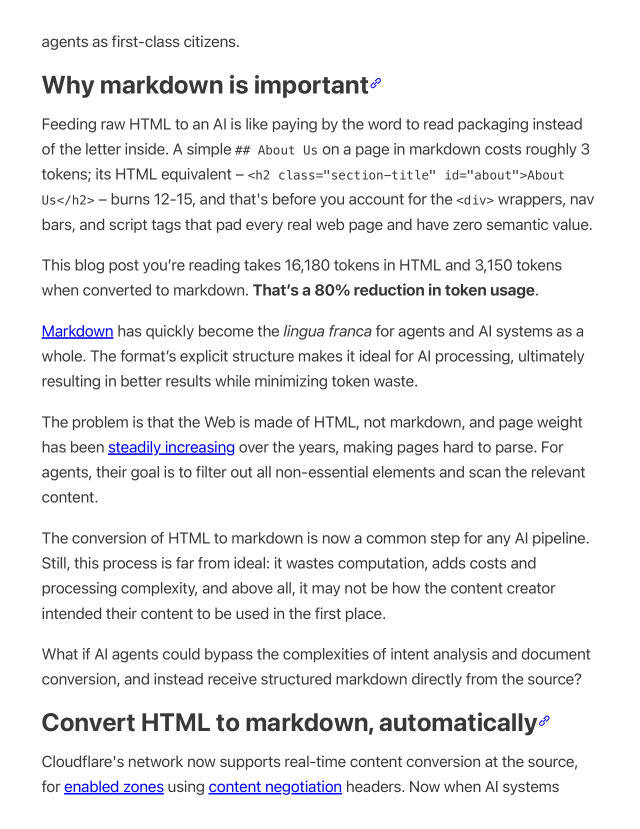
#> input picture gui/ThaloraBrowser/visual-tests/references/cloudflare-blog/page-02.png, 1280 x 1657 px (shown at 1/2 size)
$ python compare_images.py ../references/cloudflare-blog/page-01.png ../references/cloudflare-blog/page-02.png
#> lines starting #> are read from the running program, lines starting #| are printed output that depends on the picture
#!/usr/bin/env python3
"""
compare_images.py — Image comparison engine for visual regression testing.

Computes SSIM (Structural Similarity Index) between a captured screenshot
and a reference image. Generates a red-highlighted diff image for debugging.

Usage:
    compare_images.py <captured> <reference> [--threshold 0.85] [--diff-output diff.png]

Dependencies: Pillow, numpy (installed automatically by run_visual_tests.sh)
"""

import argparse
import sys
from pathlib import Path

import numpy as np
from PIL import Image


def load_and_resize(captured_path: str, reference_path: str) -> tuple:
    """Load both images, resize captured to match reference dimensions."""
    ref_img = Image.open(reference_path).convert("RGB")
#> ref_img is the input picture: PIL image 1280x1657 RGB; mean R, G, B 239.2, 239.4, 240.5
    cap_img = Image.open(captured_path).convert("RGB")
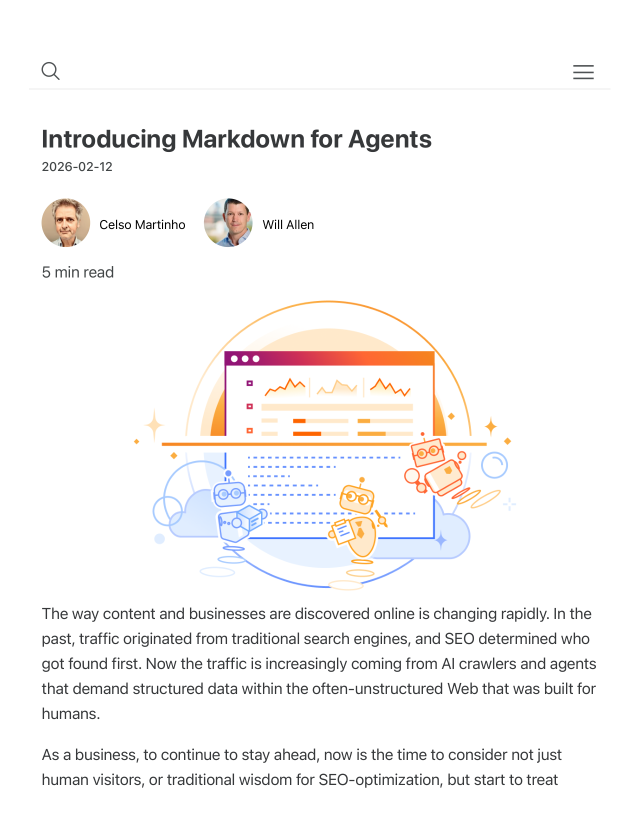
#> input picture gui/ThaloraBrowser/visual-tests/references/cloudflare-blog/page-01.png, 1280 x 1657 px (shown at 1/2 size)
#> cap_img is the input picture: PIL image 1280x1657 RGB; mean R, G, B 247.6, 245.8, 245.2

    if cap_img.size != ref_img.size:
        cap_img = cap_img.resize(ref_img.size, Image.LANCZOS)

    return np.array(cap_img, dtype=np.float64), np.array(ref_img, dtype=np.float64)


def compute_ssim(img1: np.ndarray, img2: np.ndarray, window_size: int = 11) -> float:
    """
    Compute SSIM between two images (mean over all channels).

    Uses the standard SSIM formula with default constants:
        C1 = (0.01 * 255)^2, C2 = (0.03 * 255)^2

    A simple uniform window (box filter) is used instead of Gaussian
    to avoid a scipy dependency while still producing reliable results.
    """
#> called with window_size = 11
    C1 = (0.01 * 255) ** 2
    C2 = (0.03 * 255) ** 2

    ssim_channels = []
    for ch in range(img1.shape[2]):
        ch1 = img1[:, :, ch]
        ch2 = img2[:, :, ch]

        # Compute local means and variances using uniform window (box filter)
        mu1 = _uniform_filter(ch1, window_size)
        mu2 = _uniform_filter(ch2, window_size)

        mu1_sq = mu1 * mu1
        mu2_sq = mu2 * mu2
        mu1_mu2 = mu1 * mu2

        sigma1_sq = _uniform_filter(ch1 * ch1, window_size) - mu1_sq
        sigma2_sq = _uniform_filter(ch2 * ch2, window_size) - mu2_sq
        sigma12 = _uniform_filter(ch1 * ch2, window_size) - mu1_mu2

        # Clamp negative variances (numerical precision)
        sigma1_sq = np.maximum(sigma1_sq, 0)
        sigma2_sq = np.maximum(sigma2_sq, 0)

        numerator = (2 * mu1_mu2 + C1) * (2 * sigma12 + C2)
        denominator = (mu1_sq + mu2_sq + C1) * (sigma1_sq + sigma2_sq + C2)

        ssim_map = numerator / denominator
        ssim_channels.append(np.mean(ssim_map))
#> this loop made 3 passes
#> pass 1, in compute_ssim, `ch1 = img1[:, :, ch]`:
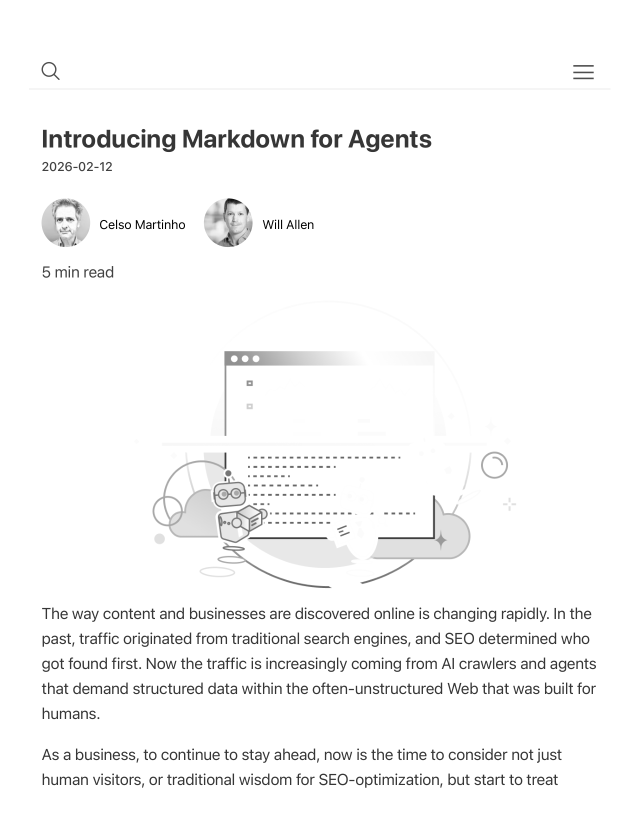
#> ch1: shape (1657, 1280) float64 (shown at 1/2 size); min 0, max 255, mean 247.6
#> pass 1, in _uniform_filter, `padded = np.pad(img, pad, mode="reflect")`:
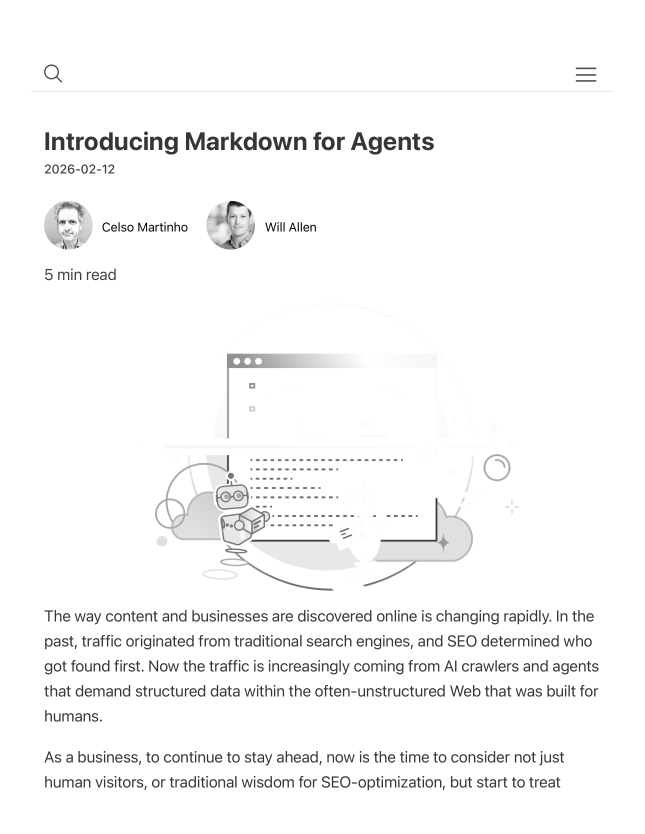
#> padded: shape (1667, 1290) float64 (shown at 1/2 size); min 0, max 255, mean 247.7
#> pass 1, in _uniform_filter, `cs = np.cumsum(padded, axis=0)`:
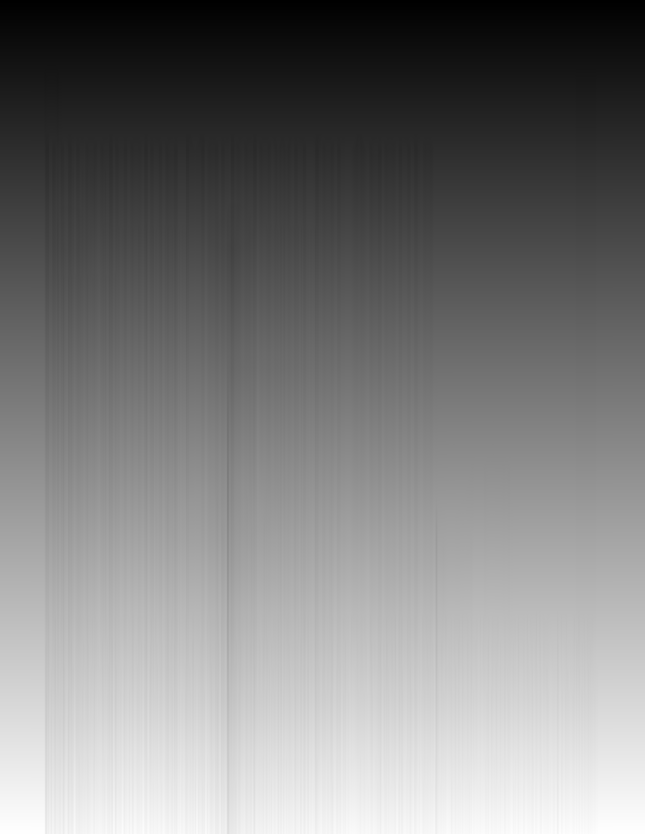
#> cs: shape (1667, 1290) float64 (shown at 1/2 size); min 255, max 425085, mean 208008.1; drawn with min black and max white
#> after the loop:
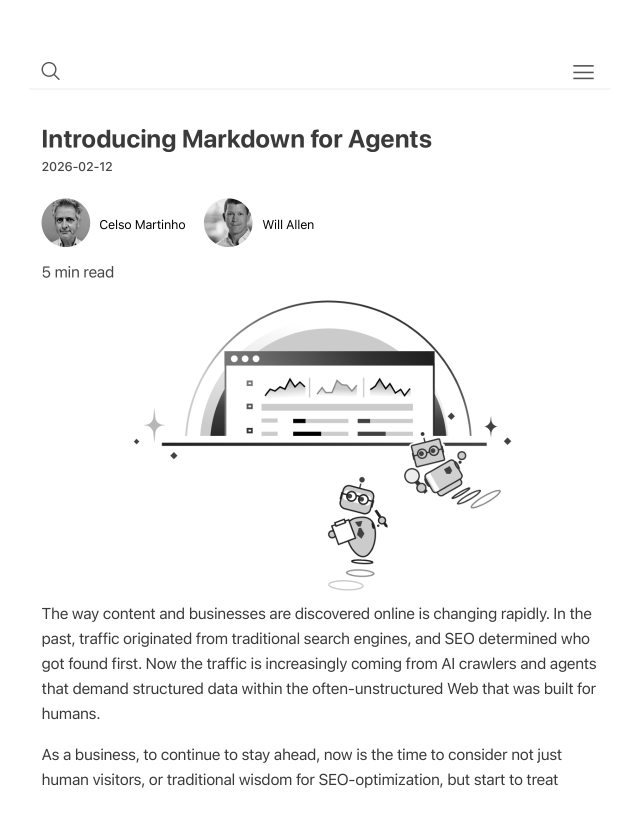
#> ch1: shape (1657, 1280) float64 (shown at 1/2 size); min 0, max 255, mean 245.2
#> after the loop:
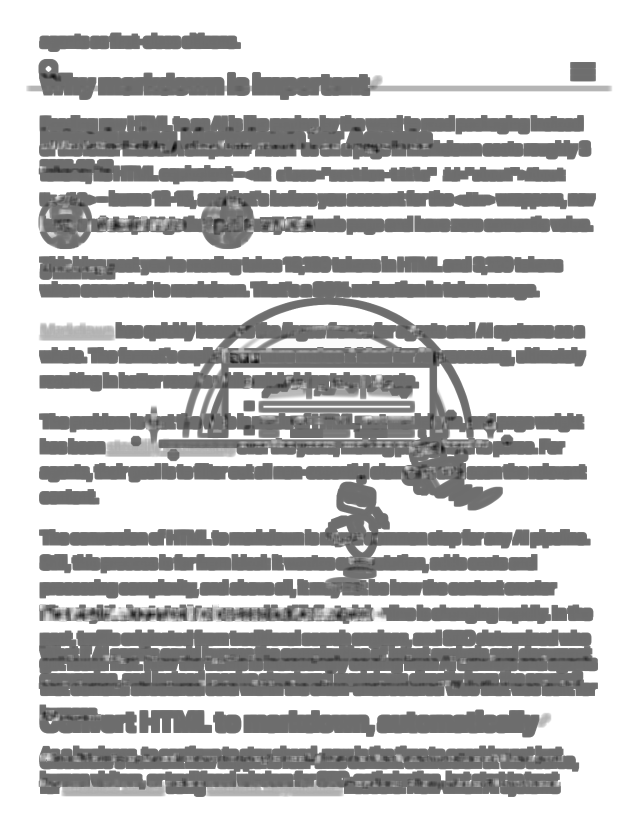
#> ssim_map: shape (1656, 1279) float64 (shown at 1/2 size); min -0.744, max 1, mean 0.583; drawn with min black and max white
#> after the loop, ssim_channels = [0.584, 0.565, 0.583]

    return float(np.mean(ssim_channels))


def _uniform_filter(img: np.ndarray, size: int) -> np.ndarray:
    """Apply uniform (box) filter using cumulative sum for speed."""
    pad = size // 2
    padded = np.pad(img, pad, mode="reflect")
    # Cumulative sum along rows
    cs = np.cumsum(padded, axis=0)
    cs = cs[size:] - cs[:-size]
    # Cumulative sum along columns
    cs = np.cumsum(cs, axis=1)
    cs = cs[:, size:] - cs[:, :-size]
    return cs / (size * size)


def generate_diff_image(img1: np.ndarray, img2: np.ndarray, output_path: str) -> None:
    """Generate a diff image with differences highlighted in red."""
    # Compute per-pixel absolute difference
    diff = np.abs(img1 - img2)
    # Mean difference across channels
    diff_gray = np.mean(diff, axis=2)

    # Threshold: pixels with >20 difference are considered changed
    mask = diff_gray > 20

    # Create output: original image with red overlay on changed pixels
    result = img2.copy().astype(np.uint8)
    result[mask, 0] = 255  # Red channel
    result[mask, 1] = 0    # Green channel
    result[mask, 2] = 0    # Blue channel

    Image.fromarray(result).save(output_path)


def main():
    parser = argparse.ArgumentParser(
        description="Compare two images using SSIM for visual regression testing"
    )
    parser.add_argument("captured", help="Path to captured screenshot")
    parser.add_argument("reference", help="Path to reference screenshot")
    parser.add_argument(
        "--threshold", type=float, default=0.85,
        help="Minimum SSIM score to pass (0.0-1.0, default: 0.85)"
    )
    parser.add_argument(
        "--diff-output", default=None,
        help="Path to save diff image (optional)"
    )
    args = parser.parse_args()

    # Validate inputs
    if not Path(args.captured).exists():
        print(f"ERROR: Captured image not found: {args.captured}", file=sys.stderr)
        sys.exit(2)
    if not Path(args.reference).exists():
        print(f"ERROR: Reference image not found: {args.reference}", file=sys.stderr)
        sys.exit(2)

    # Load and compare
    img1, img2 = load_and_resize(args.captured, args.reference)
    ssim_score = compute_ssim(img1, img2)
#> ssim_score = 0.577

    # Generate diff if requested
    if args.diff_output:
        generate_diff_image(img1, img2, args.diff_output)
        print(f"Diff image saved to: {args.diff_output}")

    # Report result
    passed = ssim_score >= args.threshold
#> passed = False
    status = "PASS" if passed else "FAIL"
#> status = 'FAIL'
    print(f"SSIM: {ssim_score:.4f} (threshold: {args.threshold}) [{status}]")
#| SSIM: 0.5775 (threshold: 0.85) [FAIL]

#> (the run stopped early here; a loop or call above may not have finished)
